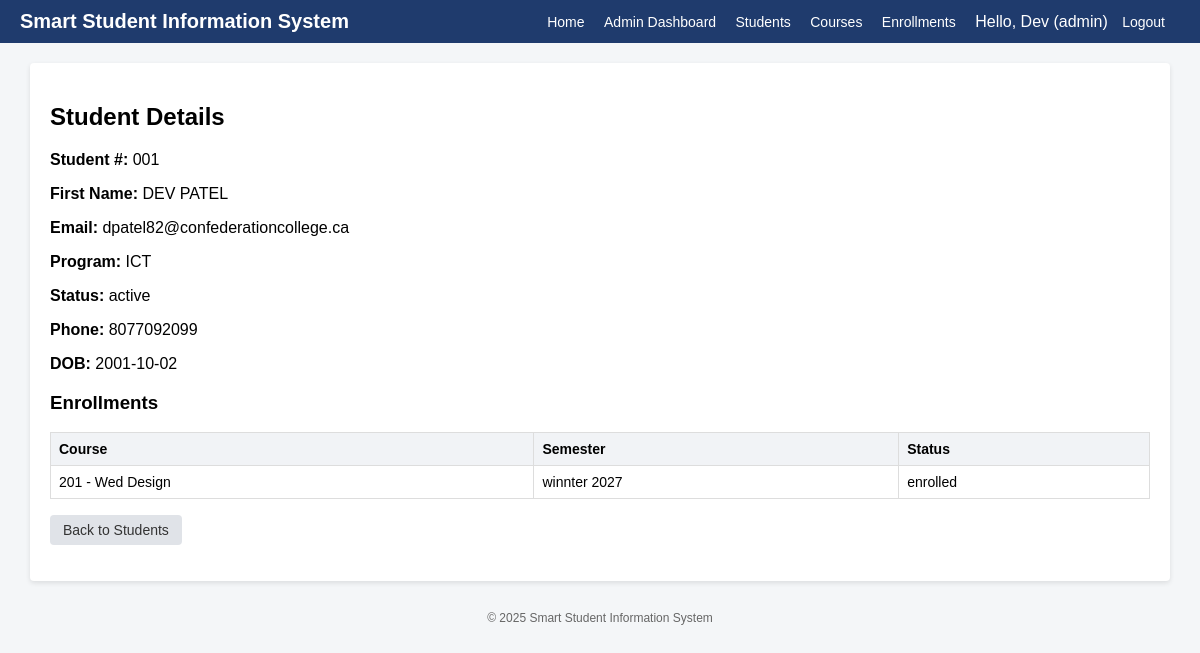
Page /admin/view_student.php?id=1 (signed in) on the committed database.
### tables this page shows
CREATE TABLE `students` (
  `id` int(11) NOT NULL,
  `user_id` int(11) NOT NULL,
  `student_number` varchar(50) NOT NULL,
  `first_name` varchar(100) NOT NULL,
  `dob` date DEFAULT NULL,
  `program` varchar(150) DEFAULT NULL,
  `phone` varchar(30) DEFAULT NULL,
  `status` enum('active','inactive','graduated') NOT NULL DEFAULT 'active',
  `created_at` datetime DEFAULT NULL,
  `updated_at` datetime DEFAULT NULL
);

CREATE TABLE `users` (
  `id` int(11) NOT NULL,
  `name` varchar(100) NOT NULL,
  `email` varchar(120) NOT NULL,
  `password` varchar(255) NOT NULL,
  `role` enum('admin','student') NOT NULL DEFAULT 'student',
  `created_at` datetime DEFAULT NULL,
  `updated_at` datetime DEFAULT NULL
);

CREATE TABLE `enrollments` (
  `id` int(11) NOT NULL,
  `student_id` int(11) NOT NULL,
  `course_id` int(11) NOT NULL,
  `semester` varchar(50) NOT NULL,
  `status` enum('enrolled','completed','dropped') NOT NULL DEFAULT 'enrolled',
  `created_at` datetime DEFAULT NULL,
  `updated_at` datetime DEFAULT NULL
);

CREATE TABLE `courses` (
  `id` int(11) NOT NULL,
  `course_code` varchar(50) NOT NULL,
  `course_name` varchar(150) NOT NULL,
  `description` text DEFAULT NULL,
  `credits` tinyint(3) UNSIGNED NOT NULL DEFAULT 3,
  `created_at` datetime DEFAULT NULL,
  `updated_at` datetime DEFAULT NULL
);

### admin/view_student.php (the view, shortened to what this page needs)
<?php
$pdo = getPDO();
$id = isset($_GET['id']) ? (int)$_GET['id'] : 0;
$stmt = $pdo->prepare("SELECT s.*, u.name AS user_name, u.email
                       FROM students s
                       JOIN users u ON s.user_id = u.id
                       WHERE s.id = ?");
$stmt->execute([$id]);
$student = $stmt->fetch();
$enrollStmt = $pdo->prepare("SELECT e.*, c.course_code, c.course_name
                             FROM enrollments e
                             JOIN courses c ON e.course_id = c.id
                             WHERE e.student_id = ?");
$enrollStmt->execute([$id]);
$enrollments = $enrollStmt->fetchAll();
include '../header.php';
?>
<h2>Student Details</h2>
<p><strong>Student #:</strong> <?php echo htmlspecialchars($student['student_number']); ?></p>
<p><strong>First Name:</strong> <?php echo htmlspecialchars($student['first_name']); ?></p>
<p><strong>Email:</strong> <?php echo htmlspecialchars($student['email']); ?></p>
<p><strong>Program:</strong> <?php echo htmlspecialchars($student['program']); ?></p>
<p><strong>Status:</strong> <?php echo htmlspecialchars($student['status']); ?></p>
<p><strong>Phone:</strong> <?php echo htmlspecialchars($student['phone']); ?></p>
<p><strong>DOB:</strong> <?php echo htmlspecialchars($student['dob']); ?></p>
<h3>Enrollments</h3>
<table>
    <thead>
        <tr>
            <th>Course</th>
            <th>Semester</th>
            <th>Status</th>
        </tr>
    </thead>
    <tbody>
        <?php if (!$enrollments): ?>
            <tr><td colspan="3">No enrollments.</td></tr>
        <?php else: ?>
            <?php foreach ($enrollments as $e): ?>
                <tr>
                    <td><?php echo htmlspecialchars($e['course_code'] . ' - ' . $e['course_name']); ?></td>
                    <td><?php echo htmlspecialchars($e['semester']); ?></td>
                    <td><?php echo htmlspecialchars($e['status']); ?></td>
                </tr>
            <?php endforeach; ?>
        <?php endif; ?>
    </tbody>
</table>
<p><a href="students.php" class="btn btn-secondary">Back to Students</a></p>
<?php include '../footer.php'; ?>

### header.php (shortened to what this page needs)
<?php
$user = isset($_SESSION['user']) ? $_SESSION['user'] : null;
$baseUrl = '/smart_sis1';
?>
<!DOCTYPE html>
<html lang="en">
<head>
</head>
<body>
<header>
    <div style="display:flex;justify-content:space-between;align-items:center;">
        <h1>Smart Student Information System</h1>
        <nav>
            <a href="<?php echo $baseUrl; ?>/index.php">Home</a>
            <?php if ($user): ?>
                <?php if ($user['role'] === 'admin'): ?>
                    <a href="<?php echo $baseUrl; ?>/admin/dashboard.php">Admin Dashboard</a>
                    <a href="<?php echo $baseUrl; ?>/admin/students.php">Students</a>
                    <a href="<?php echo $baseUrl; ?>/admin/courses.php">Courses</a>
                    <a href="<?php echo $baseUrl; ?>/admin/enrollments.php">Enrollments</a>
                <?php elseif ($user['role'] === 'student'): ?>
                    <a href="<?php echo $baseUrl; ?>/student/dashboard.php">My Dashboard</a>
                    <a href="<?php echo $baseUrl; ?>/student/profile.php">My Profile</a>
                <?php endif; ?>
                <span style="margin-right:10px;">Hello, <?php echo htmlspecialchars($user['name']); ?>
                    (<?php echo htmlspecialchars($user['role']); ?>)</span>
                <a href="<?php echo $baseUrl; ?>/logout.php">Logout</a>
            <?php else: ?>
                <a href="<?php echo $baseUrl; ?>/login.php">Login</a>
                <a href="<?php echo $baseUrl; ?>/register.php">Register</a>
            <?php endif; ?>
        </nav>
    </div>
</header>
<div class="container">

### header.php (style rules this page uses)
body { font-family: Arial, sans-serif; background:#f4f6f8; margin:0; }
header { background:#1f3b6d; color:white; padding:10px 20px; }
header h1 { margin:0; font-size:20px; }
nav a { color:white; margin-right:15px; text-decoration:none; font-size:14px; }
.container { max-width:1100px; margin:20px auto; background:white; padding:20px; box-shadow:0 2px 5px rgba(0,0,0,0.1); border-radius:4px; }
.btn { display:inline-block; padding:6px 12px; border-radius:4px; text-decoration:none; font-size:14px; border:1px solid transparent; cursor:pointer; }
.btn-secondary { background:#e0e3e8; color:#333; }
table { width:100%; border-collapse:collapse; margin-top:10px; }
th, td { border:1px solid #ddd; padding:8px; text-align:left; font-size:14px; }
th { background:#f1f3f6; }

### rows in the picture
students: user.name "Dev", student_number "001", first_name "DEV PATEL", user.email "dpatel82@confederationcollege.ca", program "ICT", status "active", phone "8077092099", dob "2001-10-02"
enrollments: course.course_name "201 - Wed Design", semester "winnter 2027", status "enrolled"

### other values in the picture
$user['role'] "admin"
